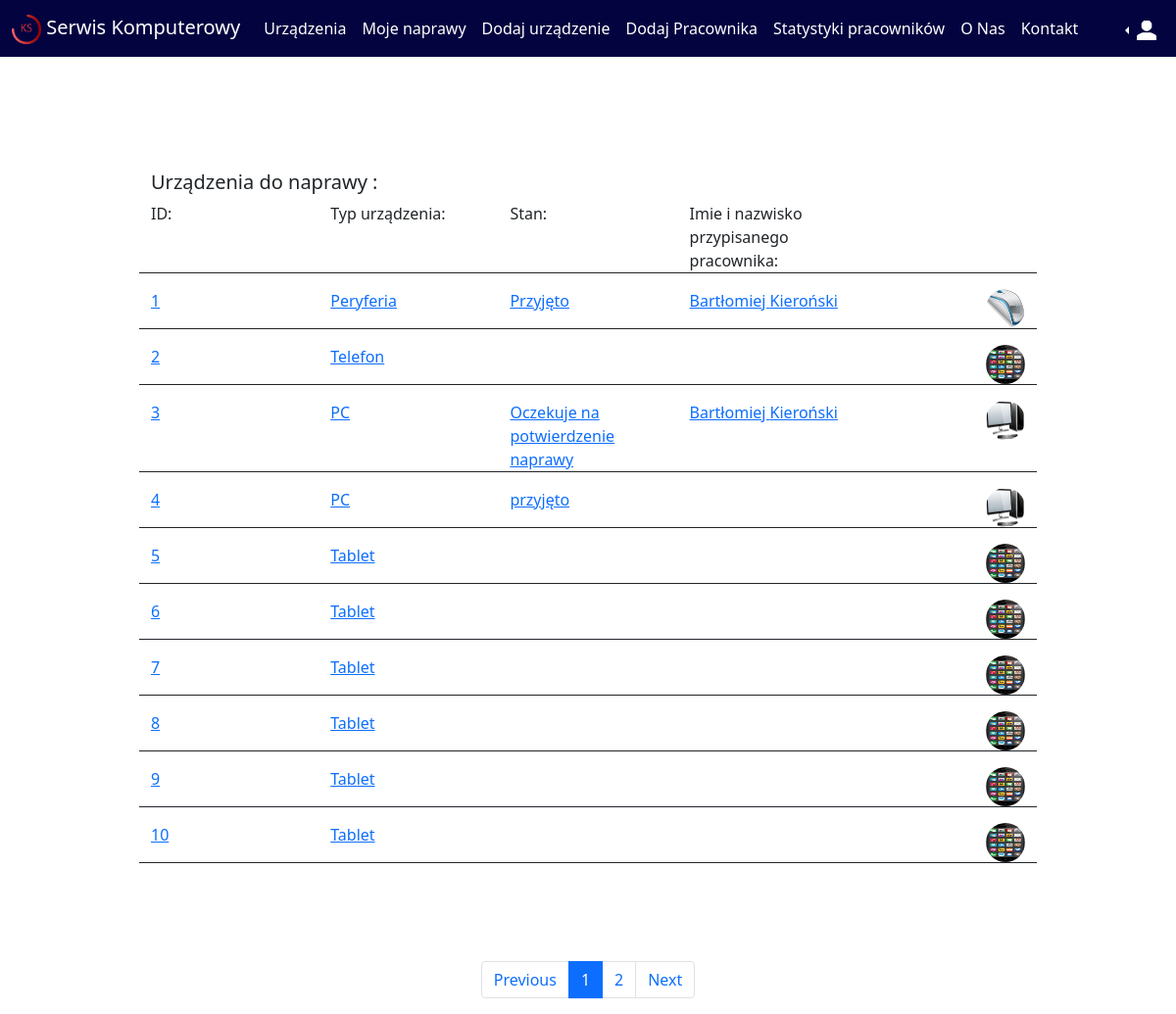
Page /devices.php (signed in) on the committed database.
### tables this page shows
CREATE TABLE `urzadzenie` (
  `idUrzadzenia` int(11) NOT NULL,
  `imieWlasciciela` varchar(30) DEFAULT NULL,
  `nazwiskoWlasciciela` varchar(30) DEFAULT NULL,
  `adresEmailWlasiciela` varchar(30) DEFAULT NULL,
  `numerTelefonuWlasciciela` varchar(30) DEFAULT NULL,
  `markaUrzadzenia` varchar(30) DEFAULT NULL,
  `typUrzadzenia` varchar(30) DEFAULT NULL,
  `modelUrzadzenia` varchar(30) DEFAULT NULL,
  `Problem` tinytext DEFAULT NULL,
  `Diagnoza` varchar(250) DEFAULT NULL,
  `Stan` varchar(100) DEFAULT NULL,
  `DataObecna` datetime DEFAULT NULL,
  `PrzypisanyPracownik` int(11) DEFAULT NULL
);

CREATE TABLE `owner` (
  `Id` int(11) NOT NULL,
  `Imie` varchar(30) NOT NULL,
  `Nazwisko` varchar(30) NOT NULL,
  `NumerTelefonu` varchar(11) NOT NULL,
  `AdresEmail` varchar(50) NOT NULL,
  `Haslo` varchar(30) NOT NULL,
  `typuzytkownika` varchar(30) DEFAULT NULL
);

### devices.php (the view, shortened to what this page needs)
<?php
if(isset($_GET['id'])){
  $strona=$_GET['id'];
}
else{
  $strona = 1;
}
$następna = $strona+1;
$poprzednia = $strona-1;
?>
<!DOCTYPE html>
<html>
<head>
    <link href="https://cdn.jsdelivr.net/npm/bootstrap@5.1.3/dist/css/bootstrap.min.css" rel="stylesheet">
</head>
<body>
<div class="sticky-top">
      <nav class="navbar navbar-expand-lg navbar-light kolor text-white">
        <div class="container-fluid">
          <a class="navbar-brand text-white" href="#"><img src='Projekt_ks.png' width='30px' height='30px'> Serwis Komputerowy</a>
          <div class="collapse navbar-collapse" id="navbarNav">
            <ul class="navbar-nav">
              <?php
            if(isset($_SESSION['typUzytkownika'] )) {
              if($_SESSION['typUzytkownika'] != "Uzytkownik"){
              echo "<li class='nav-item'>
              <a class='nav-link active text-white' aria-current='page' href='devices.php'>Urządzenia</a>
            </li>";
              }}
              ?>
              <li class="nav-item">
                <a class="nav-link active text-white" href="MojeUrzadzenia.php">Moje naprawy</a>
              </li>
              <?php
              if(isset($_SESSION['typUzytkownika'] )) {
              if($_SESSION['typUzytkownika'] != "Uzytkownik"){
              echo "<li class='nav-item'>
              <a class='nav-link active text-white' href='newdevice.php'>Dodaj urządzenie</a>
            </li>";
              }}
              if(isset($_SESSION['typUzytkownika'] )) {
                if($_SESSION['typUzytkownika'] == "Administrator"){
                echo "<li class='nav-item'>
                <a class='nav-link active text-white' href='dodajPracownika.php'>Dodaj Pracownika</a>
              </li>
              <li class='nav-item'>
                <a class='nav-link active text-white' href='Pracownicy.php'>Statystyki pracowników</a>
              </li>";
                }}
            ?>
            <li class="nav-item">
                <a class="nav-link text-white" href="ONas.php">O Nas</a>
              </li>
              <li class="nav-item">
                <a class="nav-link text-white" href="Kontakt.php">Kontakt</a>
              </li>
                </ul>
          </div>
          <div class='flex-box'>
          <ul class="navbar-nav justify-content-end">
            <li class="nav-item">
              <?php
            if(isset($_SESSION['typUzytkownika'] )) {
              if($_SESSION['typUzytkownika'] != null){
                echo "<li class='nav-item dropdown dropstart'>
          <a class='nav-link dropdown-toggle text-white dropdown-menu-end'  href='' id='navbarDropdownMenuLink' role='button' data-bs-toggle='dropdown' aria-expanded='false'>
            <img width='20px' height='20px' src='account.png'>
          </a>
          <ul class='dropdown-menu' aria-labelledby='navbarDropdownMenuLink'>
            <li><a class='dropdown-item' href='Userinfo.php'>Mój Profil</a></li>
            <li><a class='dropdown-item' href='MojeUrzadzenia.php'>Moje urządzenia</a></li>
            <li><form action='wyloguj.php'>
            <a class='dropdown-item text-dark' type='submit' href='wyloguj.php' method='post' >Wyloguj</a>
            </form></li>
          </ul>
        </li>
                </dropdown>";
              }
            } else{
              echo "<li class='nav-item'>
              <a class='nav-link active text-white' href='login.php'>Zaloguj</a>
            </li>";
          }
            ?>
        </div>
      </nav>
    </div>
    <div class="container">
    <div style="padding: 100px">
    <div class="container padding-left" >
    <div class='row border-bottom border-dark mt-3' id='devices'>
    <h5>Urządzenia do naprawy :</h5>
                    <div class='col'> <div class='row'> <div class='col'>ID:</div> <div class='col'>Typ urządzenia:</div> <div class='col'>Stan:</div> <div class='col'>Imie i nazwisko przypisanego pracownika:</div> <div class='col'></div></div></div>
                    </div>
    <?php
    $h=10;
    $offset = ($strona-1) *$h;
    $conn = @new mysqli('localhost','root','','serwiskomputerowy');
    if($conn->connect_error !=0){
      echo "Wystąpił błąd połączenia";
     }
    else{
      $data = "SELECT * FROM urzadzenie LIMIT $offset, $h";
      $result = $conn->query($data);
      if($result!=null){
        while($row = $result->fetch_assoc()){
          $data1 = "SELECT Imie,Nazwisko FROM owner WHERE Id='$row[PrzypisanyPracownik]'";
          $wynik = $conn->query($data1);
          echo "<div class='row border-bottom border-dark mt-3' id='devices'>
          <a type='submit' href='deviceinfo.php?id=$row[idUrzadzenia]'>
          <div class='col'> <div class='row'><div class='col'> $row[idUrzadzenia]</div> <div class='col'>$row[typUrzadzenia]</div> <div class='col'> $row[Stan]</div> <div class='col'> "; while($row5=$wynik->fetch_assoc()){echo "$row5[Imie] $row5[Nazwisko]";} echo" </div><div class='col'>";
          if($row['typUrzadzenia']=='PC'){
          echo "<img src='devicegrafiki/PC.png' height='40px' width='40px' alt ='Avatar' style='border-radius: 50%;' class='float-end '></img> ";
          }
          else if($row['typUrzadzenia'] =='Laptop'){
            echo "<img src='devicegrafiki/Laptop.png' height='40px' width='40px' alt ='Avatar' style='border-radius: 50%;' class='float-end '></img> ";
          }
          else if($row['typUrzadzenia'] =='Telefon'){
            echo "<img src='devicegrafiki/Telefon.png' height='40px' width='40px' alt ='Avatar' style='border-radius: 50%;' class='float-end '></img> ";
          }
          else if($row['typUrzadzenia'] =='Laptop'){
            echo "<img src='devicegrafiki/Laptop.png' height='40px' width='40px' alt ='Avatar' style='border-radius: 50%;' class='float-end '></img> ";
          }
          else if($row['typUrzadzenia'] =='Tablet'){
            echo "<img src='devicegrafiki/Telefon.png' height='40px' width='40px' alt ='Avatar' style='border-radius: 50%;' class='float-end '></img> ";
          }
          else if($row['typUrzadzenia'] =='Peryferia'){
            echo "<img src='devicegrafiki/Peryferia.png' height='40px' width='40px' alt ='Avatar' style='border-radius: 50%;' class='float-end '></img> ";
          }
          echo"</div></div></div>
          </a></div>";
      }
    }
  }
    ?>
            </div>
        </div>
    <?php
$number = "SELECT max(idUrzadzenia) as max FROM urzadzenie;";
$result1 = $conn->query($number);
if($result1!=null){
  while($row1 = $result1->fetch_assoc()){
    $x = "$row1[max]";
  }
}
$y = (int)($x/10);
$z = $x%10;
$a=0;
if($z>0){
  $a = $y+1;
}
  echo "<div class=' justify-content-center '>
    <ul class='pagination justify-content-center '>";
    if($poprzednia>0){
    echo "<li class='page-item'><a class='page-link' href='devices.php?id=$poprzednia'>Previous</a></li>";
    }
    else{
      echo "<li class='page-item'><a  link='disabled' class='page-link' href='#'>Previous</a></li>";
    }
    echo "<li class='page-item page-item active'> <a link='disabled' class='page-link' href='devices.php?id=$strona'>$strona</a></li>";
    if($następna<=$a){
    echo "<li class='page-item'><a  link='disabled' class='page-link' href='devices.php?id=$następna'>$następna</a></li>";
    }else{}
    if((($strona*10)+1)>=$x){
echo "<li class='page-item'><a link='disabled' class='page-link' href='#'>Next</a></li>";
}else{
  echo "<li class='page-item'><a  class='page-link' href='devices.php?id=$następna'>Next</a></li>";
}
echo"</ul>
</nav>
</div>";
?>
    </div>
</body>
</html>

### devices.php (style rules this page uses)
body { background-color: ; }
.kolor { background-color: rgb(3,3,64); }

### rows in the picture
urzadzenie: idUrzadzenia "1", typUrzadzenia "Peryferia", Stan "Przyjęto"
owner: Imie "Bartłomiej", Nazwisko "Kieroński"
urzadzenie: idUrzadzenia "2", typUrzadzenia "Telefon"
urzadzenie: idUrzadzenia "3", typUrzadzenia "PC", Stan "Oczekuje na potwierdzenie naprawy"
urzadzenie: idUrzadzenia "4", typUrzadzenia "PC", Stan "przyjęto"
urzadzenie: idUrzadzenia "5", typUrzadzenia "Tablet"
urzadzenie: idUrzadzenia "6", typUrzadzenia "Tablet"
urzadzenie: idUrzadzenia "7", typUrzadzenia "Tablet"
urzadzenie: idUrzadzenia "8", typUrzadzenia "Tablet"
urzadzenie: idUrzadzenia "9", typUrzadzenia "Tablet"
urzadzenie: idUrzadzenia "10", typUrzadzenia "Tablet"

### other values in the picture
$strona "1"
$następna "2"
